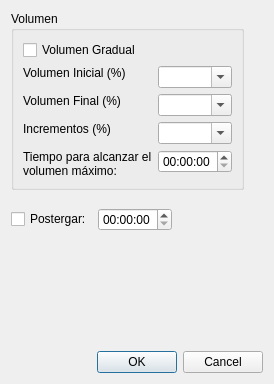
<?xml version="1.0" encoding="UTF-8"?>
<ui version="4.0">
 <class>Options</class>
 <widget class="QDialog" name="Options">
  <property name="geometry">
   <rect>
    <x>0</x>
    <y>0</y>
    <width>274</width>
    <height>384</height>
   </rect>
  </property>
  <property name="windowTitle">
   <string>Dialog</string>
  </property>
  <layout class="QVBoxLayout" name="verticalLayout">
   <item>
    <layout class="QHBoxLayout" name="horizontalLayout_5"/>
   </item>
   <item>
    <widget class="QGroupBox" name="groupBox">
     <property name="sizePolicy">
      <sizepolicy hsizetype="Maximum" vsizetype="Maximum">
       <horstretch>0</horstretch>
       <verstretch>0</verstretch>
      </sizepolicy>
     </property>
     <property name="title">
      <string>Volumen</string>
     </property>
     <layout class="QFormLayout" name="formLayout">
      <property name="labelAlignment">
       <set>Qt::AlignLeading|Qt::AlignLeft|Qt::AlignVCenter</set>
      </property>
      <item row="0" column="0" colspan="2">
       <widget class="QCheckBox" name="CHKvolGradual">
        <property name="text">
         <string>Volumen Gradual</string>
        </property>
       </widget>
      </item>
      <item row="1" column="0">
       <widget class="QLabel" name="label">
        <property name="sizePolicy">
         <sizepolicy hsizetype="Minimum" vsizetype="Fixed">
          <horstretch>0</horstretch>
          <verstretch>0</verstretch>
         </sizepolicy>
        </property>
        <property name="text">
         <string>Volumen Inicial (%)</string>
        </property>
       </widget>
      </item>
      <item row="1" column="1">
       <widget class="QComboBox" name="CBvolIni">
        <property name="sizePolicy">
         <sizepolicy hsizetype="Minimum" vsizetype="Fixed">
          <horstretch>0</horstretch>
          <verstretch>0</verstretch>
         </sizepolicy>
        </property>
        <property name="editable">
         <bool>true</bool>
        </property>
       </widget>
      </item>
      <item row="3" column="0">
       <widget class="QLabel" name="label_2">
        <property name="sizePolicy">
         <sizepolicy hsizetype="Minimum" vsizetype="Fixed">
          <horstretch>0</horstretch>
          <verstretch>0</verstretch>
         </sizepolicy>
        </property>
        <property name="text">
         <string>Volumen Final (%)</string>
        </property>
       </widget>
      </item>
      <item row="3" column="1">
       <widget class="QComboBox" name="CBvolFin">
        <property name="sizePolicy">
         <sizepolicy hsizetype="Minimum" vsizetype="Fixed">
          <horstretch>0</horstretch>
          <verstretch>0</verstretch>
         </sizepolicy>
        </property>
        <property name="editable">
         <bool>true</bool>
        </property>
       </widget>
      </item>
      <item row="5" column="0">
       <widget class="QLabel" name="label_3">
        <property name="sizePolicy">
         <sizepolicy hsizetype="Minimum" vsizetype="Fixed">
          <horstretch>0</horstretch>
          <verstretch>0</verstretch>
         </sizepolicy>
        </property>
        <property name="text">
         <string>Incrementos (%)</string>
        </property>
       </widget>
      </item>
      <item row="5" column="1">
       <widget class="QComboBox" name="CBvolInc">
        <property name="sizePolicy">
         <sizepolicy hsizetype="Minimum" vsizetype="Fixed">
          <horstretch>0</horstretch>
          <verstretch>0</verstretch>
         </sizepolicy>
        </property>
        <property name="editable">
         <bool>true</bool>
        </property>
       </widget>
      </item>
      <item row="6" column="0">
       <widget class="QLabel" name="label_4">
        <property name="sizePolicy">
         <sizepolicy hsizetype="Minimum" vsizetype="Fixed">
          <horstretch>0</horstretch>
          <verstretch>0</verstretch>
         </sizepolicy>
        </property>
        <property name="text">
         <string>Tiempo para alcanzar el volumen máximo:</string>
        </property>
        <property name="wordWrap">
         <bool>true</bool>
        </property>
       </widget>
      </item>
      <item row="6" column="1">
       <widget class="QTimeEdit" name="TEtimeMaxVol"/>
      </item>
     </layout>
    </widget>
   </item>
   <item>
    <spacer name="verticalSpacer_2">
     <property name="orientation">
      <enum>Qt::Vertical</enum>
     </property>
     <property name="sizeType">
      <enum>QSizePolicy::Fixed</enum>
     </property>
     <property name="sizeHint" stdset="0">
      <size>
       <width>20</width>
       <height>12</height>
      </size>
     </property>
    </spacer>
   </item>
   <item>
    <layout class="QHBoxLayout" name="horizontalLayout">
     <item>
      <widget class="QCheckBox" name="CHKSleep">
       <property name="text">
        <string>Postergar:</string>
       </property>
      </widget>
     </item>
     <item>
      <widget class="QTimeEdit" name="TEtimeSleep"/>
     </item>
     <item>
      <spacer name="horizontalSpacer">
       <property name="orientation">
        <enum>Qt::Horizontal</enum>
       </property>
       <property name="sizeHint" stdset="0">
        <size>
         <width>40</width>
         <height>20</height>
        </size>
       </property>
      </spacer>
     </item>
    </layout>
   </item>
   <item>
    <spacer name="verticalSpacer">
     <property name="orientation">
      <enum>Qt::Vertical</enum>
     </property>
     <property name="sizeHint" stdset="0">
      <size>
       <width>20</width>
       <height>14</height>
      </size>
     </property>
    </spacer>
   </item>
   <item>
    <layout class="QHBoxLayout" name="horizontalLayout_7">
     <item>
      <spacer name="horizontalSpacer_6">
       <property name="orientation">
        <enum>Qt::Horizontal</enum>
       </property>
       <property name="sizeHint" stdset="0">
        <size>
         <width>40</width>
         <height>20</height>
        </size>
       </property>
      </spacer>
     </item>
     <item>
      <widget class="QDialogButtonBox" name="buttonBox">
       <property name="orientation">
        <enum>Qt::Horizontal</enum>
       </property>
       <property name="standardButtons">
        <set>QDialogButtonBox::Cancel|QDialogButtonBox::Ok</set>
       </property>
      </widget>
     </item>
    </layout>
   </item>
  </layout>
 </widget>
 <resources/>
 <connections>
  <connection>
   <sender>buttonBox</sender>
   <signal>accepted()</signal>
   <receiver>Options</receiver>
   <slot>accept()</slot>
   <hints>
    <hint type="sourcelabel">
     <x>322</x>
     <y>388</y>
    </hint>
    <hint type="destinationlabel">
     <x>157</x>
     <y>274</y>
    </hint>
   </hints>
  </connection>
  <connection>
   <sender>buttonBox</sender>
   <signal>rejected()</signal>
   <receiver>Options</receiver>
   <slot>reject()</slot>
   <hints>
    <hint type="sourcelabel">
     <x>322</x>
     <y>388</y>
    </hint>
    <hint type="destinationlabel">
     <x>286</x>
     <y>274</y>
    </hint>
   </hints>
  </connection>
 </connections>
</ui>
